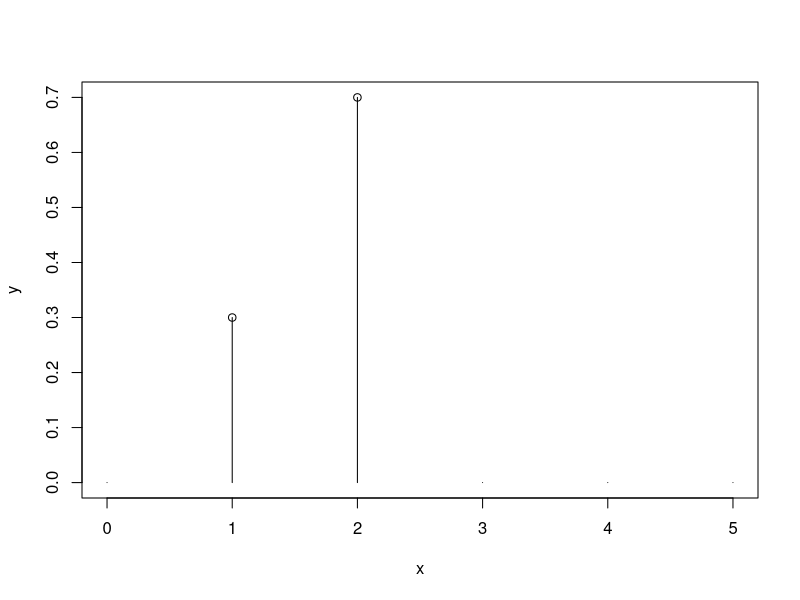
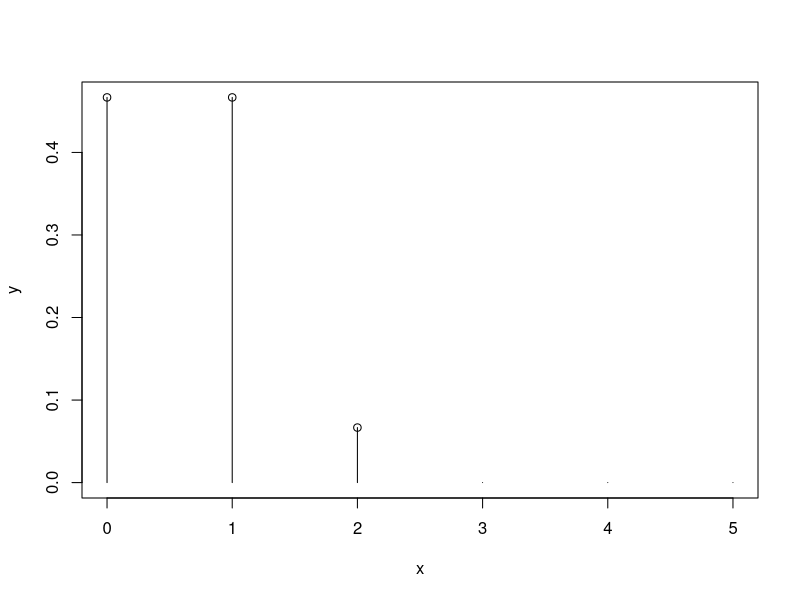

Generate these figures, in order, with R:
# Distribuições Discretas

# Exemplo 1) Uma urna possui 10 bolas sendo 3 com o número 1 e 7 com o número 2. 
# a) Definimos a variável 𝑋 como o número de bolas obtidas em uma extração aleatória.

x <- 0:5
y <- c(0, 0.3, 0.7, 0, 0, 0)
plot(x, y, type = 'h')
points(1, 0.3)
points(2, 0.7)

# b) Definimos a variável 𝑌 como o número de bolas com o número 1 obtidas em duas extrações

x <- 0:5
y <- c (14/30, 14/30, 2/30, 0, 0, 0)
plot (x, y, type = 'h')
points (0, 14/30)
points (1, 14/30)
points (2, 2/30)

# Solução usando Sample do R, verificar Sample.R

# Solução A)

n <- 100000
bolinhas <- c(rep(1, 3),rep(2,7))
caixa <- bolinhas
numero.bolinhas <- length(bolinhas)
total.bolinha.escolhida <- rep(0, numero.bolinhas)
probabilidade.bolinha.escolhida <- rep(0, numero.bolinhas)

contBolinha1 <- 0
contBolinha2 <- 0

for (i in 1:n) {
   bolinha <- sample(caixa, 1)
   if (bolinha == 1) {
      contBolinha1 <- contBolinha1 + 1
   }
   else {
      contBolinha2 <- contBolinha2 + 2
   }
}

print(contBolinha1/n)
print(contBolinha2/n)

# b) Definimos a variável 𝑌 como o número de bolas com o número 1 obtidas em duas extrações
contBolinha1 <- 0
contBolinha2 <- 0

for (i in 1:n) {
   bolinha <- sample(caixa, 2)
   if (bolinha[1] == 1 & bolinha[2] == 1) {
      contBolinha1 <- contBolinha1 + 1
   }
   else {
      contBolinha2 <- contBolinha2 + 2
   }
}
print(contBolinha1/n)